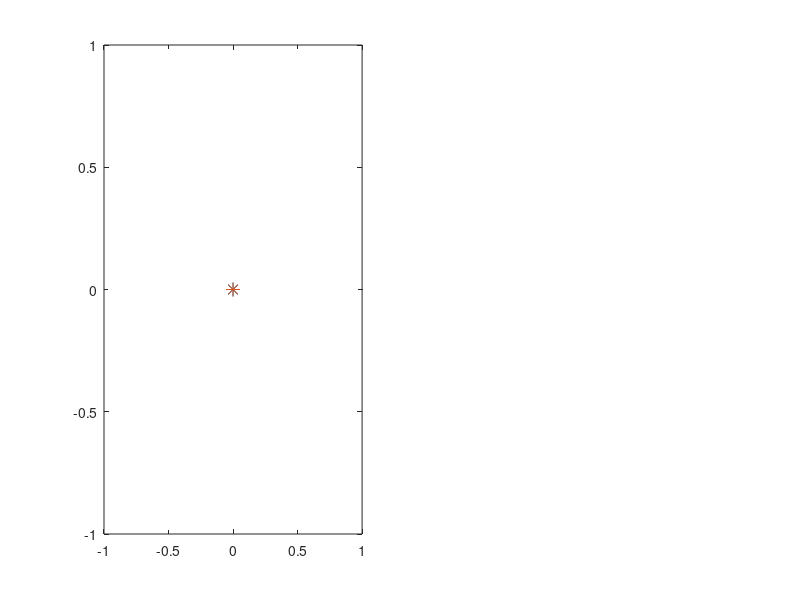

Source code (MATLAB): (Note: this script raises an error after producing the figure.)
function make_figure()
fig = figure('WindowButtonMotionFcn',@my_callback);
% Axes オブジェクトを作成。
ax_pole = subplot(1,2,1);
Plot_pole_location_1 = plot(ax_pole,0,0,'*','MarkerSize',10);hold on;
Plot_pole_location_2 = plot(ax_pole,0,0,'*','MarkerSize',10);hold on;
ax_pole.XLim = [-4 1];
ax_pole.YLim = [-8 8];
ax_pole.XAxisLocation = 'origin';
ax_pole.YAxisLocation = 'origin';
grid on

ax_resp = subplot(1,2,2);
ax_resp.XAxis.Visible = 'off'
yline(ax_resp,0.0);

% 式から直接
t = 0:0.05:8;
K = 1; T = 1;
y = exp(t);
Plot_response = plot(ax_resp,t,y,'LineWidth',1.1);hold on;
ax_resp.XLim = [0 5];
ax_resp.YLim = [-1.1 1.1];
grid on

  function my_callback(src,data)
      % マウスを動かしたときのコールバック関数
      Cp = ax_pole.CurrentPoint;
      x_pole_location = Cp(1,1);
      y_pole_location = Cp(1,2);
      % 1次用
      Plot_pole_location_1.XData = x_pole_location;
      Plot_pole_location_1.YData = 0;
      hold(ax_pole,'on');
      
      % リファクタ！（2次用）
      Plot_pole_location_1.XData = x_pole_location;
      Plot_pole_location_1.YData = y_pole_location;
      Plot_pole_location_2.XData = x_pole_location;
      Plot_pole_location_2.YData = -y_pole_location;
      
      % 1次遅れ系のシステム、初期値を1にするため、K=Tとする。
      % 伝達関数, 丸田さんの参考にrとiに分けることが重要！！
      r = x_pole_location;
      i = abs(y_pole_location)
      y = exp(r*t).*sin(i*t);
      Plot_response.YData = y
      
      %重根の時の関係性が良くわからない、、？
  end

end